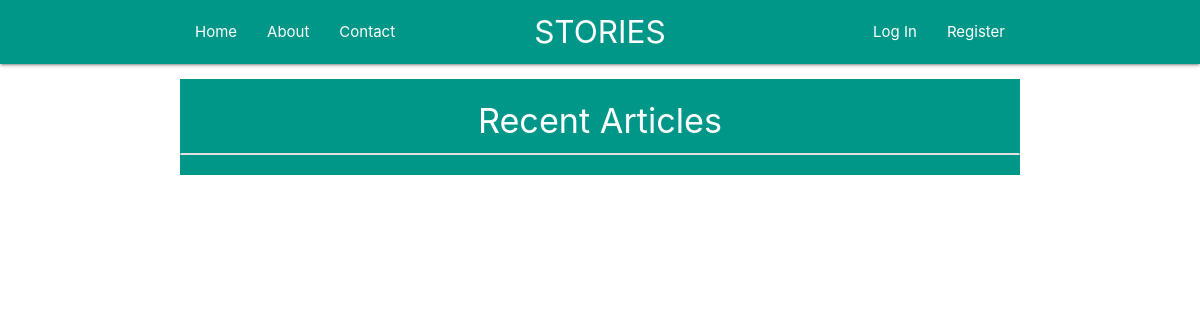
Before: / with the older database file.
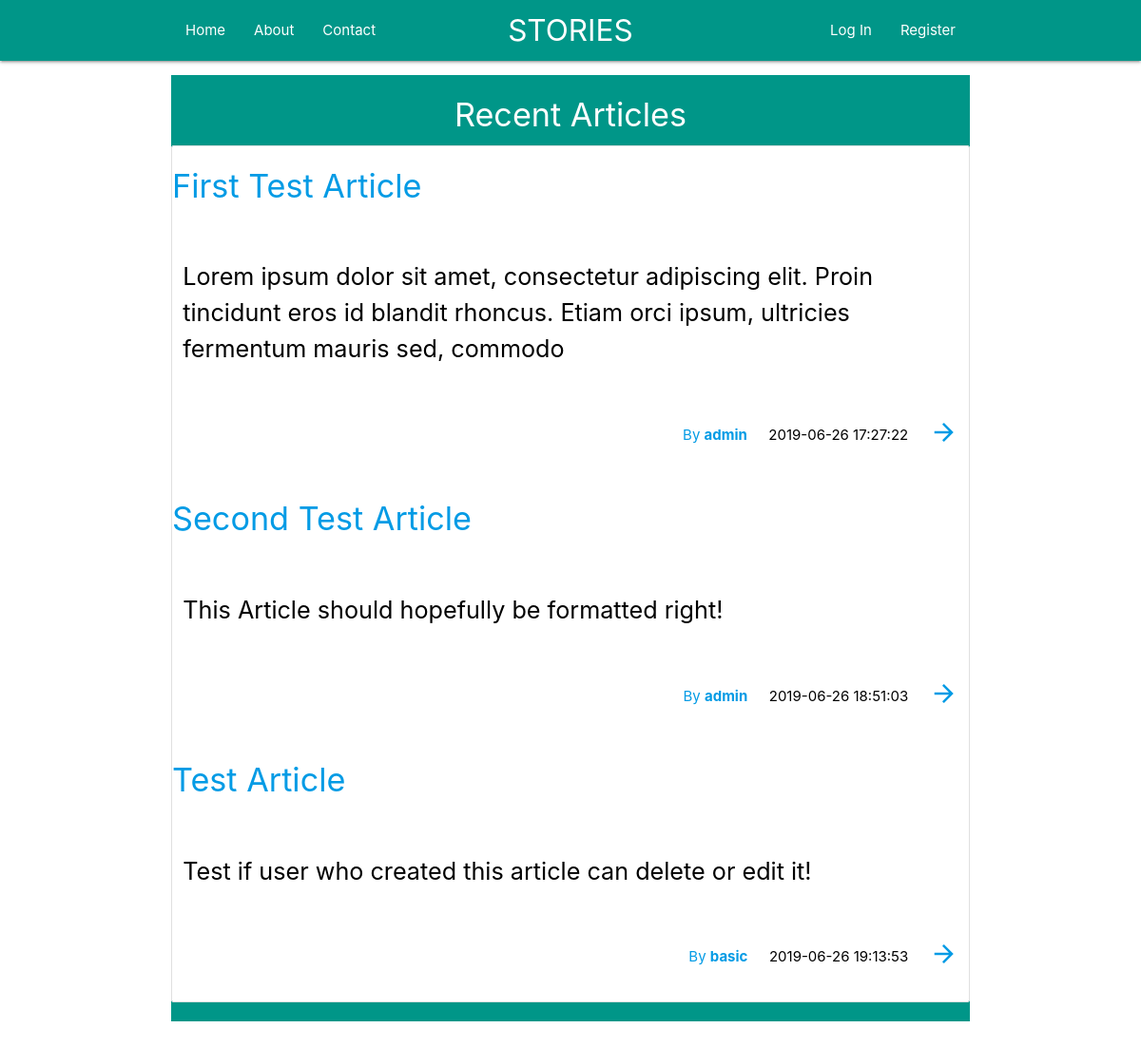
After: the same page with the newer database file.
### tables this page shows
CREATE TABLE posts (
          id INTEGER PRIMARY KEY AUTOINCREMENT,
          title VARCHAR(50) NOT NULL UNIQUE,
          description VARCHAR(100) NOT NULL,
          content TEXT NOT NULL,
          created_at DATETIME DEFAULT CURRENT_TIMESTAMP,
          author VARCHAR(50) NOT NULL,
          FOREIGN KEY(author) references users(username)
        );

### scripts/php/crudops/articles.php (the view, shortened to what this page needs)
<?php
function listArticles(){
    try {
        $dbh = connect();
        $getArticles = $dbh->prepare('SELECT * FROM posts');
        $getArticles->execute();
        $articles = $getArticles->fetchAll(\PDO::FETCH_ASSOC);
        renderArticleList($articles, $_SESSION);
    } catch (\PDOException $e) {
        echo "Something went wrong listing posts: " . $e->getMessage() . "\n";
    }
}
function renderArticleList($articles, $session) {
    foreach ($articles as $article) {
        echo '
        <li class="container white col s12 black-text">
                <div class="row">
                    <a href="/blog/private/displaySingleArticle.php/?id='.$article['id'].'" class="left-align"><h4>'.$article['title'].'</h4></a>
                </div>
                <div class="row">
                    <div class="col left">
                        <p class=" flow-text left-align">
                        '. $article['description'] .'
                        </p>
                    </div>
                </div>
                <div class="row">
                <div class="valign-wrapper right">
                        <a href="" class="col left "><p>By <b>'. $article['author'] .'</b></p></a>
                        <p class="col left"> '. $article['created_at'] .'</p>';
                    echo'<a href="/blog/private/displaySingleArticle.php/?id='.$article['id'].'" class="col right"><i class="small material-icons">arrow_forward</i></a>
                </div>
            </div>
        </li>
        <div class="devider"></div>
        ';
    }
}
 ?>

### index.php (shortened to what this page needs)
<!DOCTYPE html>
<html lang="en">
<head>
    <link rel="stylesheet" href="https://cdnjs.cloudflare.com/ajax/libs/materialize/1.0.0/css/materialize.min.css">
    <link rel="stylesheet" href="/blog/styles/main.css">
</head>
<body>
  <?php require_once ROOT.'templates/nav.php';?>
  <div class="section">
        <div class="container center">
            <?php
            include 'scripts/php/crudops/articles.php';
            ?>
            <div class="row">
              <div class="col s12 right teal">
              <h4 class="white-text">Recent Articles</h4>
                <ul class="collection collection-with-header row">
                <?php
                    listArticles();
                ?>
                </ul>
              </div>
            </div>
        </div>
    </div>
</body>
</html>

### templates/nav.php (shortened to what this page needs)
<nav class="nav-wrapper teal">
   <div class="container center">
       <a href="#" class="brand-logo center">STORIES</a>
       <ul id="nav" class="left hide-on-med-and-down">
         <li><a href="/blog/index.php">Home</a></li>
         <li><a class="modal-trigger" href="#modalAbout">About</a>
           </li>
           <li><a class="modal-trigger" href="#modalContact">Contact</a>
           </li>
         </ul>
         <ul id="nav-mobile" class="right hide-on-med-and-down">
           <li><a class="modal-trigger" href="#modalLogin">Log In</a>
           </li>
           <li><a class="modal-trigger" href="#modalRegister">Register</a>
           </li>
         </ul>
   </div>
 </nav>

Changed rows visible on the page:
added posts: title "First Test Article", description "Lorem ipsum dolor sit amet, consectetur adipiscing elit. Proin tincidunt eros id blandit rhoncus. Etiam orci ipsum, ultricies fermentum mauris sed, commodo", author "admin", created_at "2019-06-26 17:27:22"
added posts: title "Second Test Article", description "This Article should hopefully be formatted right!", author "admin", created_at "2019-06-26 18:51:03"
added posts: title "Test Article", description "Test if user who created this article can delete or edit it!", author "basic", created_at "2019-06-26 19:13:53"
